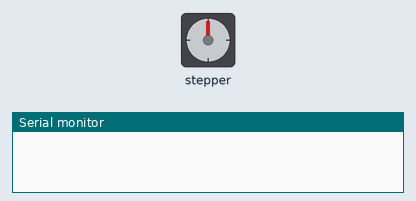
This sketch was run on a simulated ESP32. On the bench: stepper motor, the last lines printed to the serial monitor. Stepper angles assume 2048 steps per turn.

Above: at 0.0 s.
At 2.68 s:
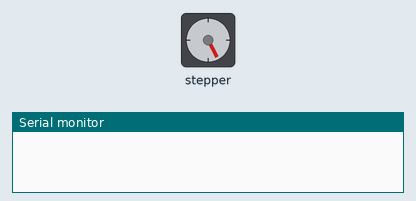
At 5.53 s:
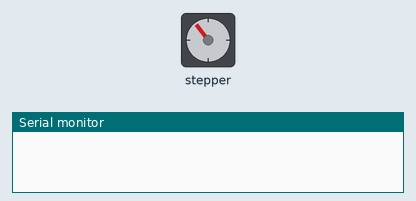
At 29.1 s:
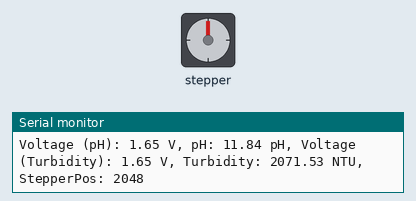
Timing chart, 0 to 30.6 s (numbered marks = the images above):
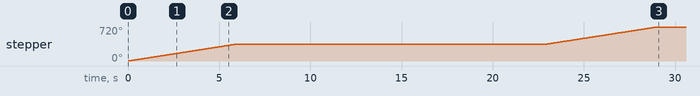

The sketch:

final_code.ino
```cpp
#include <Stepper.h>  // Include the stepper motor library

// Pin Definitions for Stepper Motor
const int stepsPerRevolution = 2048; // Number of steps per revolution
Stepper myStepper(stepsPerRevolution, 23, 22, 21, 19); // Initialize Stepper on pins 23, 22, 21, and 19

// Pin Definitions for Sensors
const int pHpin = 32; // GPIO pin to read analog value from pH sensor
const int turbidityPin = 34; // GPIO pin to read analog value from turbidity sensor

// Calibration values for pH sensor
float voltageOffset = 2.5; // Voltage at pH 7.0
float calibrationSlope = -5.70; // Calibration slope for pH calculation

// Calibration values for turbidity sensor
const float Vclear = 2.5; // Voltage for clear water
const float Vmax = 4.5; // Maximum sensor voltage for highly turbid water
const float Vmin = 0.5; // Minimum sensor voltage for very clear water

// NTU calculation coefficients (example, adjust based on sensor specs)
const float a = -1120.4;
const float b = 5742.3;
const float c = -4353.8;

// Manual position tracking for the stepper motor
int stepperPosition = 0; // Initial position

void setup() {
  Serial.begin(115200); // Initialize serial communication
  myStepper.setSpeed(10); // Set the speed of the stepper motor
}

void loop() {
  // Stepper Motor Rotation
  myStepper.step(stepsPerRevolution); // Rotate one full revolution
  stepperPosition += stepsPerRevolution; // Update position

  delay(15000); // Wait for 15 seconds before the next rotation

  // Read and Print pH Sensor Data
  int pHSensorValue = analogRead(pHpin); // Read pH sensor value
  float pHVoltage = pHSensorValue * (3.3 / 4095.0); // Convert to voltage
  float pHValue = 7 + ((pHVoltage - voltageOffset) * calibrationSlope); // Calculate pH value

  // Read and Print Turbidity Sensor Data
  int turbiditySensorValue = analogRead(turbidityPin); // Read turbidity sensor value
  float turbidityVoltage = turbiditySensorValue * (3.3 / 4095.0); // Convert to voltage
  float turbidityNTU;
  if (turbidityVoltage < Vclear) {
    turbidityNTU = a * (turbidityVoltage * turbidityVoltage) + b * turbidityVoltage + c;
  } else {
    turbidityNTU = 3000; // High turbidity, beyond sensor range
  }

  // Print pH and Turbidity Data
  Serial.print("Voltage (pH): ");
  Serial.print(pHVoltage, 2);  // Print pH voltage
  Serial.print(" V, pH: ");
  Serial.print(pHValue, 2);    // Print pH value
  Serial.print(" pH, ");

  Serial.print("Voltage (Turbidity): ");
  Serial.print(turbidityVoltage, 2);  // Print turbidity voltage
  Serial.print(" V, Turbidity: ");
  Serial.print(turbidityNTU, 2);      // Print NTU value
  Serial.print(" NTU, ");

  // Print Stepper Position
  Serial.print("StepperPos: ");
  Serial.println(stepperPosition);

  delay(2000); // Delay between sensor readings
}
```

Measured:
- by itself, stepper: turns 360° clockwise in 6.0 s, then 360° clockwise in 6.0 s
